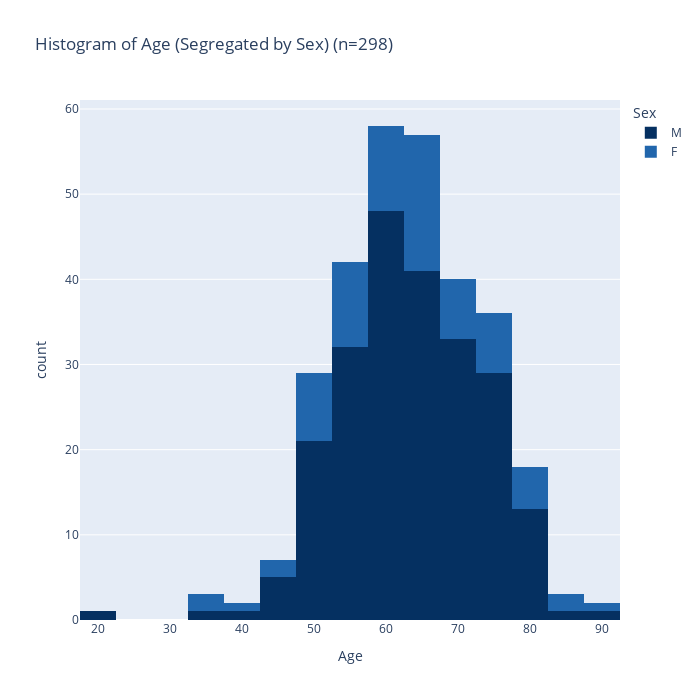

The notebook cell saved with this chart:
### Code cell
fig = px.histogram(data_raw, x="Age", color="Sex", title='Histogram of Age (Segregated by Sex) (n=298)', width=700, height=700, color_discrete_sequence=px.colors.sequential.RdBu_r)
fig.show()

### Figure 1 — Plotly figure (JSON) as saved in the notebook; plotly's stock layout.template omitted (floating-point values rounded to 4 significant figures; data arrays with more than 128 entries replaced by an {"elided": "..."} marker saying what was removed)
{"data": [{"alignmentgroup": "True", "bingroup": "x", "hovertemplate": "Sex=M<br>Age=%{x}<br>count=%{y}<extra></extra>", "legendgroup": "M", "marker": {"color": "rgb(5,48,97)"}, "name": "M", "offsetgroup": "M", "orientation": "v", "showlegend": true, "type": "histogram", "x": {"elided": "227 float values"}, "xaxis": "x", "yaxis": "y"}, {"alignmentgroup": "True", "bingroup": "x", "hovertemplate": "Sex=F<br>Age=%{x}<br>count=%{y}<extra></extra>", "legendgroup": "F", "marker": {"color": "rgb(33,102,172)"}, "name": "F", "offsetgroup": "F", "orientation": "v", "showlegend": true, "type": "histogram", "x": [53, 79, 62, 56, 51, 56, 59, 45, 49, 59, 77, 60, 80, 37, 56, 73, 62, 51, 56, 69, 65, 65, 63, 78, 64, 63, 63, 35, 76, 63, 74, 50, 80, 52, 74, 68, 63, 48, 41, 53, 57, 81, 88, 77, 68, 75, 71, 60, 64, 83, 53, 85, 49, 61, 62, 67, 70, 67, 67, 57, 65, 57, 67, 69, 70, 44, 64, 51, 62, 65, 60], "xaxis": "x", "yaxis": "y"}], "layout": {"barmode": "relative", "height": 700, "legend": {"title": {"text": "Sex"}, "tracegroupgap": 0}, "title": {"text": "Histogram of Age (Segregated by Sex) (n=298)"}, "width": 700, "xaxis": {"anchor": "y", "autorange": true, "domain": [0, 1], "range": [17.5, 92.5], "title": {"text": "Age"}, "type": "linear"}, "yaxis": {"anchor": "x", "autorange": true, "domain": [0, 1], "range": [0, 61.05], "title": {"text": "count"}}}}
